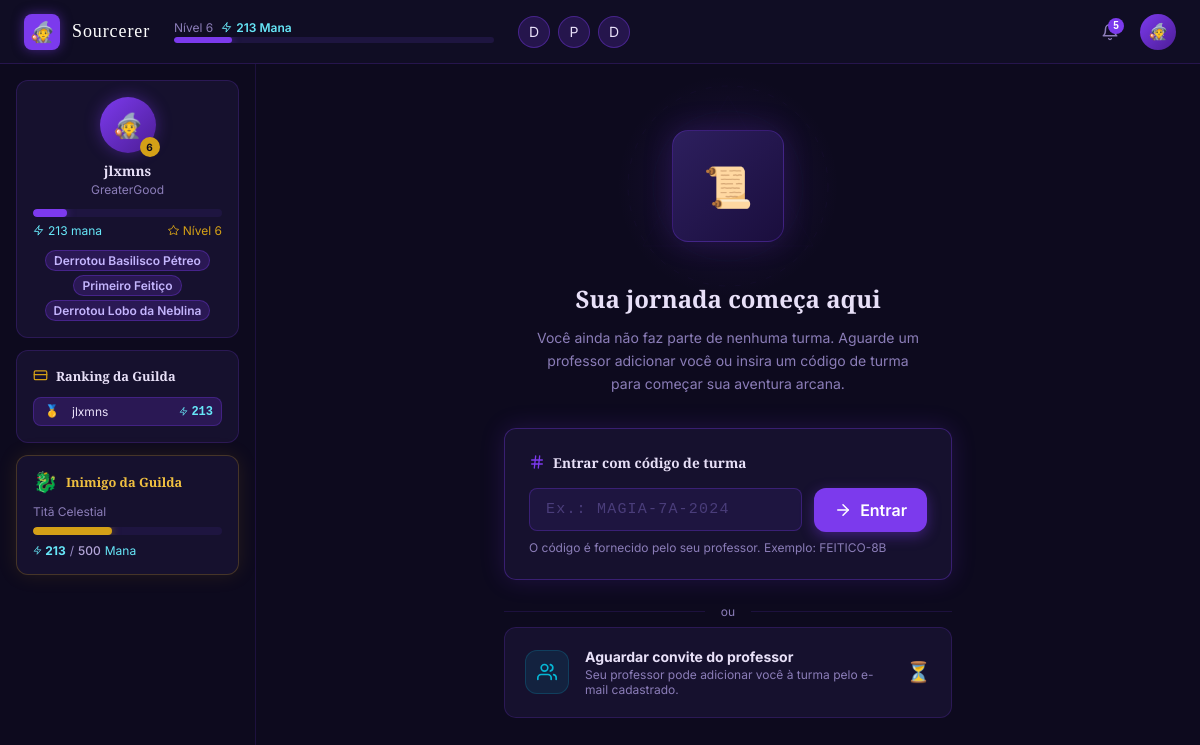
Screenshot of /students/sem-guilda/ (signed in) with the database file from the repository.
### accounts/models.py (models this page shows, shortened)
class StudentProfile(TimeStampedModel):
    user = models.OneToOneField(
        User,
        on_delete=models.CASCADE,
        related_name='student_profile',
        limit_choices_to={'role': User.Role.STUDENT}
    )
    avatar = models.ForeignKey(
        Avatar,
        on_delete=models.SET_NULL,
        null=True,
        blank=True,
        related_name='student_profiles'
    )
    mana = models.PositiveIntegerField(default=0)
    level = models.PositiveIntegerField(default=1)
    @property
    def mana_to_next_level(self):
        return 10 * (self.level + 1)
    @property
    def mana_progress_in_level(self):
        if self.level <= 1:
            return self.mana
        spent = 10 * (self.level * (self.level + 1) // 2 - 1)
        return self.mana - spent
    def level_progress_percent(self):
        needed = self.mana_to_next_level
        earned = self.mana_progress_in_level
        return min(100, int(earned / needed * 100)) if needed > 0 else 0

class User(AbstractUser):
    class Role(models.TextChoices):
        STUDENT = 'student', 'Aluno'
        TEACHER = 'teacher', 'Professor'
        ADMIN = 'admin', 'Administrador'
    role = models.CharField(max_length=10, choices=Role.choices, default=Role.STUDENT)
    def is_student(self):
        return self.role == self.Role.STUDENT

### content/models.py (models this page shows, shortened)
class UserBadge(TimeStampedModel):
    class DisplayOrder(models.IntegerChoices):
        SLOT_1 = 1, 'Slot 1'
        SLOT_2 = 2, 'Slot 2'
        SLOT_3 = 3, 'Slot 3'
    student = models.ForeignKey(
        'accounts.StudentProfile',
        on_delete=models.CASCADE,
        related_name='badges'
    )
    badge = models.ForeignKey(
        Badge, on_delete=models.CASCADE, related_name='user_badges'
    )
    display_order = models.PositiveSmallIntegerField(
        null=True, blank=True, choices=DisplayOrder.choices,
        help_text='Posição de exibição no perfil (1-3). Deixe vazio para não exibir.'
    )
    class Meta:
        verbose_name = 'Distintivo do Aluno'
        verbose_name_plural = 'Distintivos do Aluno'
        unique_together = ('student', 'badge')

class Badge(models.Model):
    class ConditionType(models.TextChoices):
        GRIMOIRE_COMPLETE = 'grimoire_complete', 'Completar um Grimório'
        SPELL_COMPLETE = 'spell_complete', 'Completar um Feitiço'
        SPELL_COUNT = 'spell_count', 'Completar N feitiços'
        HARD_SPELL_COMPLETE = 'hard_spell_complete', 'Completar um feitiço difícil'
        LEVEL_REACHED = 'level_reached', 'Alcançar nível N'
        MANA_REACHED = 'mana_reached', 'Acumular N de mana'
        FOE_DEFEATED = 'foe_defeated', 'Derrotar um inimigo poderoso'
    name = models.CharField(max_length=100)
    image = models.ImageField(upload_to='badges/', blank=True)
    description = models.TextField(blank=True)
    condition_type = models.CharField(
        max_length=30, choices=ConditionType.choices
    )
    condition_value = models.CharField(
        max_length=100,
        help_text='Valor específico para a condição (ex: ID do grimório, número de feitiços, nível)'
    )
    class Meta:
        verbose_name = 'Distintivo'
        verbose_name_plural = 'Distintivos'

### classes/models.py (models this page shows, shortened)
class GuildMembership(TimeStampedModel):
    student = models.ForeignKey(
        'accounts.StudentProfile',
        on_delete=models.CASCADE,
        related_name='guild_memberships'
    )
    guild = models.ForeignKey(
        Guild, on_delete=models.CASCADE, related_name='memberships'
    )
    class Meta:
        verbose_name = 'Membro da Guilda'
        verbose_name_plural = 'Membros da Guilda'
        unique_together = ('student', 'guild')

class Guild(models.Model):
    name = models.CharField(max_length=200)
    join_code = models.SlugField(
        max_length=10, unique=True,
        help_text='Código para alunos entrarem na guilda'
    )
    head_teacher = models.ForeignKey(
        'accounts.TeacherProfile',
        on_delete=models.CASCADE,
        related_name='headed_guilds'
    )
    is_active = models.BooleanField(
        default=True,
        help_text='Se falso, a guilda não aparece no painel do professor'
    )
    teachers = models.ManyToManyField(
        'accounts.TeacherProfile',
        blank=True,
        related_name='guilds',
        help_text='Professores associados a esta guilda (além do head teacher)'
    )
    class Meta:
        verbose_name = 'Guilda'
        verbose_name_plural = 'Guildas'
    def student_count(self):
        return self.memberships.count()
    def total_mana(self):
        return self.memberships.aggregate(
            total=Sum('student__mana')
        )['total'] or 0
    def current_foe(self):
        return self.foe_progresses.filter(defeated=False).select_related('foe').first()
    def ranking(self):
        from accounts.models import StudentProfile
        return StudentProfile.objects.filter(
            guild_memberships__guild=self
        ).order_by('-mana', 'created_at')

class GuildFoeProgress(models.Model):
    guild = models.ForeignKey(
        Guild, on_delete=models.CASCADE, related_name='foe_progresses'
    )
    foe = models.ForeignKey(
        PowerfulFoe, on_delete=models.CASCADE, related_name='guild_progresses'
    )
    defeated = models.BooleanField(default=False)
    defeated_at = models.DateTimeField(null=True, blank=True)
    total_mana_contributed = models.PositiveIntegerField(default=0)
    class Meta:
        verbose_name = 'Progresso contra Inimigo'
        verbose_name_plural = 'Progressos contra Inimigos'
        unique_together = ('guild', 'foe')

class PowerfulFoe(models.Model):
    name = models.CharField(max_length=100)
    hp = models.PositiveIntegerField(
        help_text='HP base do inimigo. Mana necessário = hp * número de alunos da guilda'
    )
    image = models.ImageField(upload_to='foes/', blank=True)
    description = models.TextField(blank=True)
    order = models.PositiveIntegerField(
        unique=True, help_text='Ordem de aparição (menor = enfrentado primeiro)'
    )
    badge = models.ForeignKey(
        'content.Badge',
        on_delete=models.SET_NULL,
        null=True, blank=True,
        related_name='powerful_foes',
        help_text='Distintivo concedido a todos os membros ao derrotar este inimigo'
    )
    class Meta:
        verbose_name = 'Poderoso Inimigo'
        verbose_name_plural = 'Poderosos Inimigos'
        ordering = ('order',)
    def mana_required(self, num_students: int) -> int:
        return self.hp * num_students

### students/views.py (the view)
# urls.py: path("sem-guilda/", views.no_guild, name="no_guild"),
@login_required
def no_guild(request):
    if not request.user.is_student():
        messages.error(request, "Acesso restrito a alunos.")
        return redirect("login")
    student = request.user.student_profile
    return render(request, "students/no_guild.html", {"student": student})

### templates/students/no_guild.html (shortened to what this page needs)
{% extends 'base.html' %}
{% load static %}
{% block extra_head %}
  <link rel="stylesheet" href="{% static 'css/student.css' %}">
{% endblock %}
{% block body_class %}student-page{% endblock %}
{% block content %}
  {% include 'components/student_header.html' %}
  <div class="student-layout">
    <div class="student-layout__sidebar">
      {% include 'components/student_sidebar.html' %}
    </div>
    <main class="student-layout__main no-guild">
      <div class="no-guild__illustration">
        <div class="no-guild__glow"></div>
        <div class="no-guild__icon-box">📜</div>
      </div>
      <h1 class="no-guild__title">Sua jornada começa aqui</h1>
      <p class="no-guild__text">
        Você ainda não faz parte de nenhuma turma. Aguarde um professor adicionar você ou insira um código de turma para começar sua aventura arcana.
      </p>
      <div class="no-guild__card no-guild__card--glow">
        <div class="no-guild__card-header">
          <svg width="16" height="16" viewBox="0 0 24 24" fill="none" stroke="#7c3aed" stroke-width="2" stroke-linecap="round" stroke-linejoin="round"><line x1="4" y1="9" x2="20" y2="9"/><line x1="4" y1="15" x2="20" y2="15"/><line x1="10" y1="3" x2="8" y2="21"/><line x1="16" y1="3" x2="14" y2="21"/></svg>
          <span>Entrar com código de turma</span>
        </div>
        <form class="no-guild__code-form"
              hx-post="{% url 'classes:join_guild' %}"
              hx-target="body"
              hx-swap="outerHTML"
              hx-push-url="true">
          <div class="no-guild__code-input-wrap">
            <input type="text"
                   name="code"
                   class="no-guild__code-input"
                   placeholder="Ex.: MAGIA-7A-2024"
                   maxlength="16"
                   required>
          </div>
          <button type="submit" class="btn-submit no-guild__code-btn">
            <svg width="18" height="18" viewBox="0 0 24 24" fill="none" stroke="currentColor" stroke-width="2" stroke-linecap="round" stroke-linejoin="round"><line x1="5" y1="12" x2="19" y2="12"/><polyline points="12 5 19 12 12 19"/></svg>
            Entrar
          </button>
        </form>
        <p class="no-guild__hint">
          O código é fornecido pelo seu professor. Exemplo: <span class="no-guild__hint-ex">FEITICO-8B</span>
        </p>
      </div>
      <div class="no-guild__divider">
        <div class="no-guild__divider-line"></div>
        <span class="no-guild__divider-text">ou</span>
        <div class="no-guild__divider-line"></div>
      </div>
      <div class="no-guild__card no-guild__card--invite">
        <div class="no-guild__invite-icon">
          <svg width="20" height="20" viewBox="0 0 24 24" fill="none" stroke="#06b6d4" stroke-width="2" stroke-linecap="round" stroke-linejoin="round"><path d="M17 21v-2a4 4 0 0 0-4-4H5a4 4 0 0 0-4 4v2"/><circle cx="9" cy="7" r="4"/><path d="M23 21v-2a4 4 0 0 0-3-3.87"/><path d="M16 3.13a4 4 0 0 1 0 7.75"/></svg>
        </div>
        <div class="no-guild__invite-text">
          <strong>Aguardar convite do professor</strong>
          <span>Seu professor pode adicionar você à turma pelo e-mail cadastrado.</span>
        </div>
        <span class="no-guild__invite-emoji">⏳</span>
      </div>
    </main>
  </div>
{% endblock %}

### templates/components/student_header.html (shortened to what this page needs)
{% load static %}
<header class="student-header">
  <div class="student-header__left">
    <a href="{% url 'dashboard:student_dashboard' %}" class="student-header__logo">
      <div class="student-header__logo-icon">🧙</div>
      <span class="student-header__logo-text">Sourcerer</span>
    </a>
  </div>
  <div class="student-header__xp-section">
    <div class="student-header__xp-labels">
      <span class="student-header__level">Nível {{ student.level }}</span>
      <span class="student-header__xp-num">
        <svg width="11" height="11" viewBox="0 0 24 24" fill="none" stroke="currentColor" stroke-width="2" stroke-linecap="round" stroke-linejoin="round"><polygon points="13 2 3 14 12 14 11 22 21 10 12 10 13 2"/></svg>
        {{ student.mana }} Mana
      </span>
    </div>
    <div class="student-header__xp-bar">
      <div class="student-header__xp-fill" style="width:{{ student.level_progress_percent }}%"></div>
    </div>
  </div>
  <div class="student-header__badges">
    {% for ub in equipped_badges %}
      <div class="student-header__badge" title="{{ ub.badge.name }}">
        {% if ub.badge.image %}
          <img src="{{ ub.badge.image.url }}" alt="{{ ub.badge.name }}">
        {% else %}
          {{ ub.badge.name|first }}
        {% endif %}
      </div>
    {% endfor %}
  </div>
  <div class="student-header__actions">
    <button class="student-header__bell"
            hx-get="{% url 'notifications:list' %}"
            hx-target="#notification-dropdown"
            hx-swap="innerHTML"
            onclick="this.nextElementSibling.classList.toggle('notification-dropdown--open')"
            aria-label="Notificações">
      {% if unread_count > 0 %}
        <span class="student-header__bell-dot">{{ unread_count }}</span>
      {% endif %}
    </button>
    <div class="student-header__avatar-wrapper"
         x-data="{ open: false }">
      <button class="student-header__avatar"
              @click="open = !open"
              @keydown.escape="open = false"
              aria-haspopup="true"
              :aria-expanded="open">
        🧙
      </button>
    </div>
  </div>
</header>

### templates/components/student_sidebar.html
<aside class="sidebar">
  <div class="sidebar__profile">
    <div class="sidebar__avatar-section">
      <div class="sidebar__avatar">🧙</div>
      {% if student.level %}
        <div class="sidebar__level-badge">{{ student.level }}</div>
      {% endif %}
    </div>
    <p class="sidebar__name">{{ request.user.first_name|default:request.user.username }}</p>
    <p class="sidebar__guild">
      {% if membership %}
        {{ membership.guild.name }}
      {% else %}
        Sem turma
      {% endif %}
    </p>
    <div class="sidebar__xp-section">
      <div class="sidebar__xp-bar">
        <div class="sidebar__xp-fill" style="width:{{ student.level_progress_percent }}%"></div>
      </div>
      <div class="sidebar__stats">
        <span class="sidebar__stat">
          <svg width="11" height="11" viewBox="0 0 24 24" fill="none" stroke="currentColor" stroke-width="2" stroke-linecap="round" stroke-linejoin="round"><polygon points="13 2 3 14 12 14 11 22 21 10 12 10 13 2"/></svg>
          {{ student.mana }} mana
        </span>
        <span class="sidebar__stat sidebar__stat--gold">
          <svg width="11" height="11" viewBox="0 0 24 24" fill="none" stroke="currentColor" stroke-width="2" stroke-linecap="round" stroke-linejoin="round"><polygon points="12 2 16.5 8.5 23 9.5 18 14.5 19.5 21 12 18 4.5 21 6 14.5 1 9.5 7.5 8.5 12 2"/></svg>
          Nível {{ student.level }}
        </span>
      </div>
    </div>
    <div class="sidebar__badges">
      {% if equipped_badges %}
        {% for ub in equipped_badges %}
          <span class="badge badge--purple">{{ ub.badge.name }}</span>
        {% endfor %}
      {% else %}
        <p class="sidebar__no-badges">Sem distintivos</p>
      {% endif %}
    </div>
  </div>
  {% if membership %}
    <div class="sidebar__card">
      <div class="sidebar__card-header">
        <svg width="15" height="15" viewBox="0 0 24 24" fill="none" stroke="#d4a017" stroke-width="2" stroke-linecap="round" stroke-linejoin="round"><rect x="2" y="3" width="20" height="14" rx="2"/><line x1="2" y1="9" x2="22" y2="9"/></svg>
        <span class="sidebar__card-title">Ranking da Guilda</span>
      </div>
      {% if guild_ranking %}
        {% for entry in guild_ranking|slice:":5" %}
          <div class="sidebar__rank-item{% if entry.is_me %} sidebar__rank-item--me{% endif %}">
            <span class="sidebar__rank-pos">
              {% if entry.position == 1 %}🥇{% elif entry.position == 2 %}🥈{% elif entry.position == 3 %}🥉{% else %}#{{ entry.position }}{% endif %}
            </span>
            <span class="sidebar__rank-name">{{ entry.student.user.first_name|default:entry.student.user.username }}</span>
            <span class="sidebar__rank-xp">
              <svg width="9" height="9" viewBox="0 0 24 24" fill="none" stroke="currentColor" stroke-width="2" stroke-linecap="round" stroke-linejoin="round"><polygon points="13 2 3 14 12 14 11 22 21 10 12 10 13 2"/></svg>
              {{ entry.student.mana }}
            </span>
          </div>
        {% endfor %}
      {% endif %}
    </div>
    {% if current_foe %}
      <div class="sidebar__card sidebar__card--gold">
        <div class="sidebar__card-header">
          <span class="sidebar__card-icon">🐉</span>
          <span class="sidebar__card-title sidebar__card-title--gold">Inimigo da Guilda</span>
        </div>
        <p class="sidebar__foe-name">{{ current_foe.foe.name }}</p>
        <div class="sidebar__foe-bar">
          <div class="sidebar__foe-fill" style="width:{{ foe_progress_percent }}%"></div>
        </div>
        <p class="sidebar__foe-sub">
          <span class="sidebar__foe-amount">
            <svg width="9" height="9" viewBox="0 0 24 24" fill="none" stroke="currentColor" stroke-width="2" stroke-linecap="round" stroke-linejoin="round"><polygon points="13 2 3 14 12 14 11 22 21 10 12 10 13 2"/></svg>
            {{ guild_total_mana }}
          </span>
          <span class="sidebar__foe-sep" aria-hidden="true">/</span>
          <span class="sidebar__foe-required">{{ foe_mana_required }}</span>
          <span class="sidebar__foe-label">Mana</span>
        </p>
      </div>
    {% endif %}
  {% endif %}
</aside>

### rows the page displays
StudentProfile: level "6", mana "213", student.user.first_name "jlxmns", student.mana "213"
UserBadge: badge.name|first "D", badge.name "Derrotou Basilisco Pétreo"
UserBadge: badge.name|first "P", badge.name "Primeiro Feitiço"
UserBadge: badge.name|first "D", badge.name "Derrotou Lobo da Neblina"
User: user.first_name "jlxmns"
GuildMembership: guild.name "GreaterGood"
GuildFoeProgress: foe.name "Titã Celestial"

### other values shown
{{ unread_count }} "5"
{{ guild_total_mana }} "213"
{{ foe_mana_required }} "500"
